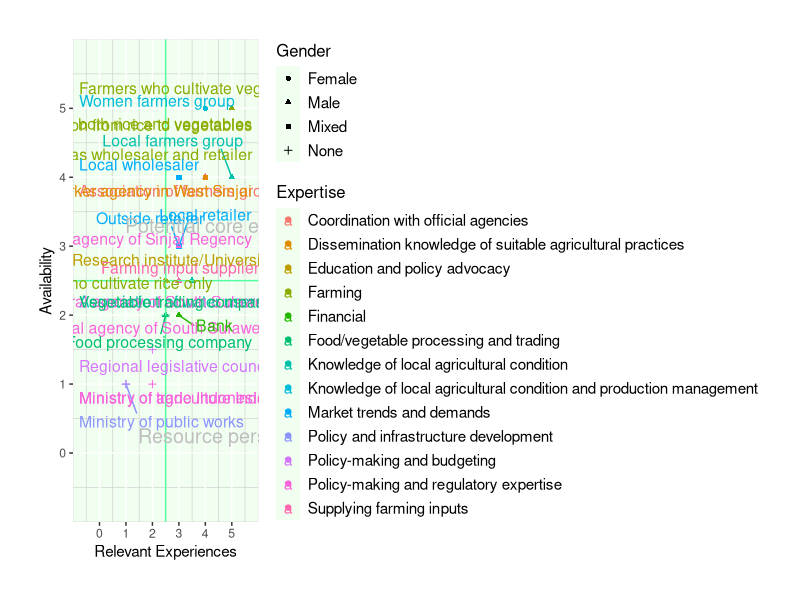
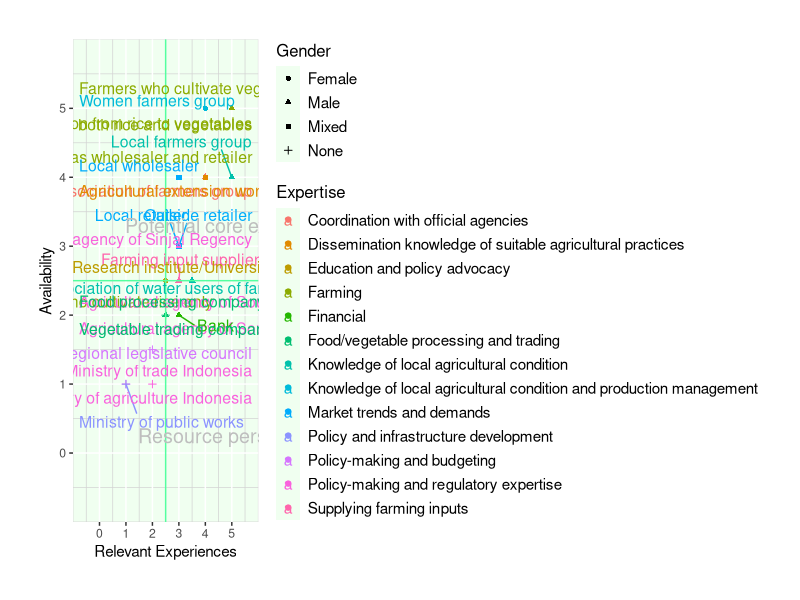
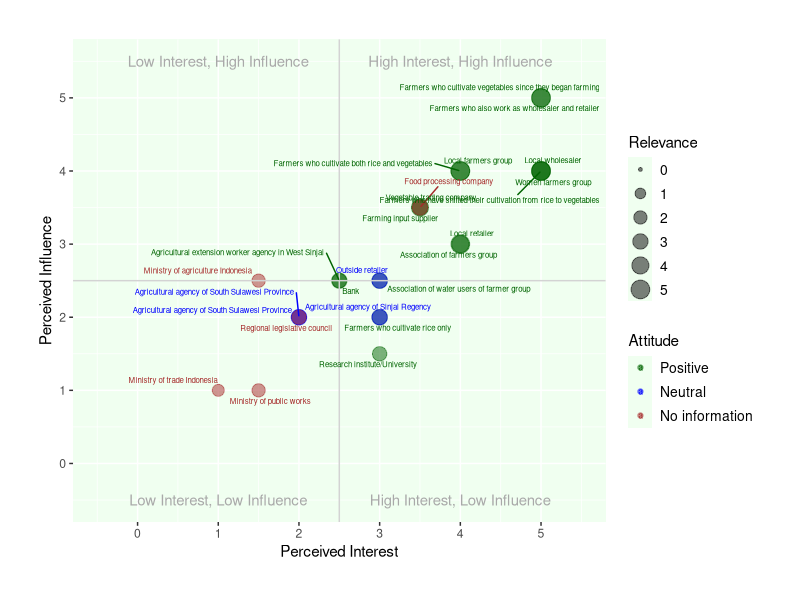

Write the R code that produced these figures, in order.
library(ggplot2)
library(ggrepel)
library(ggthemes)
#Call data for stakeholders' expertise, willingness and potential contribution 
#in the decision analysis#

stakeholder<-read.csv("stakeholders.csv", sep = ";")
# Plot stakeholders' experience, availability and expertise in decision analysis ####

expertplot<-ggplot(data = stakeholder, aes(x=Experience, y=Availability, 
                              label =stakeholders, color=Expertise))+ 
  geom_point(aes(shape=Gender))+
  xlab("Relevant Experiences")+
  # labs(title = "Categorization of relevant stakeholders in transitioning from rice to vegetables in upland area of Indonesia")+
 #label names of stakeholder and expand space to show full names
  scale_x_continuous(labels = paste(seq(0, 5, by = 1)), 
                     breaks = seq(0,5, by = 1), 
                     limits = c(0, 5),
                     expand = c(0,1))+
  scale_y_continuous(labels = paste(seq(0, 5, by = 1)), 
                     breaks = seq(0,5, by = 1), 
                     limits = c(0, 5),
                     expand = c(0,1))+
  theme(plot.margin = unit(c(1,1,1,1), "cm"),
        legend.title = element_text(size = 12),
        legend.position = "right",
        # legend.justification = c("right", "top"),
        # legend.box.just = "left",
        legend.margin = margin(2,2,2,2),
        legend.text = element_text(size = 11),
        plot.title = element_text(size=rel(1.7)),
        plot.title.position = "plot",
        panel.background = element_rect(fill = "honeydew"),
        panel.grid.minor = element_line(colour = "lightgrey"),
        # panel.border = element_rect(linetype = "solid", fill = NA),
        panel.ontop = FALSE,
        strip.background = element_rect(colour = "black", fill = "white"))+

  # Create line to categorize stakeholders
  geom_hline(yintercept=2.5, color="seagreen1", size=0.5)+
  geom_vline(xintercept=2.5, color="seagreen1", size=0.5)+

  # Show all names of overlapped values
  # https://ggrepel.slowkow.com/articles/examples.html
  
  geom_text_repel(box.padding = 0.3, max.overlaps = Inf, size=4)+
  annotate("text", label = "Potential core experts",
    x = 4.5, y = 3.3, size = 5, colour = "grey")+
  annotate("text", label = "Resource persons",
           x = 4.5, y = 0.25, size = 5, colour = "grey")

plot(expertplot)

  # save the plot
  ggsave("expertplot.png", dpi=300, height=12, width = 15)
  
    
  #2. Stakeholder power and interest analysis

  stakeholder_power_interest<-ggplot(data = stakeholder, aes(x=Interest, y=Influence, 
                                                            label=stakeholders, color=Attitude, size=Relevance))+ 
    geom_point(alpha=0.5)+
    xlab("Perceived Interest")+
    ylab("Perceived Influence")+
    labs (color="Attitude", size="Relevance")+
    
    #label names of stakeholder and expand space to show full names
    scale_x_continuous(labels = paste(seq(0, 5, by = 1)), 
                       breaks = seq(0,5, by = 1), 
                       limits = c(-0.5, 5.5))+
    scale_y_continuous(labels = paste(seq(0, 5, by = 1)), 
                       breaks = seq(0,5, by = 1), 
                       limits = c(-0.5, 5.5))+
    
    # Show the size from 0 to 5, not only from 2-5 although we do not have 0 and 1 in the data table
    scale_size(labels = paste(seq(0, 5, by = 1)), 
               breaks = seq(0,5, by = 1), 
               limits = c(0, 5))+
    
    coord_cartesian(clip = "off")+
    
    theme(plot.margin = unit(c(1,1,1,1), "cm"),
                legend.position = "right",
                legend.text = element_text(size = 10),
                plot.title = element_text(size=rel(1.7)),
                plot.title.position = "plot",
                panel.background = element_rect(fill = "honeydew"),
                panel.ontop = FALSE,
                strip.background = element_rect(colour = "black", fill = "white"))+
    
    scale_color_manual(breaks = c("Positive", "Neutral", "No information"),
                       values=c("darkgreen", "blue", "brown"))+
    # Create line to categorize stakeholders
    geom_hline(yintercept=2.5, color="lightgrey", size=0.5)+
    geom_vline(xintercept=2.5, color="lightgrey", size=0.5)+
    # Show all names of overlapped values
    # https://ggrepel.slowkow.com/articles/examples.html
    geom_text_repel(box.padding = 0.3, max.overlaps = Inf, size=2)+
    annotate("text", label = "High Interest, High Influence",
             x = 4.0, y = 5.5, size = 3.8, colour = "darkgrey")+
    annotate("text", label = "High Interest, Low Influence",
             x = 4.0, y = -0.5, size = 3.8, colour = "darkgrey")+
    annotate("text", label = "Low Interest, High Influence",
             x = 1.0, y = 5.5, size = 3.8, colour = "darkgrey")+
    annotate("text", label = "Low Interest, Low Influence",
             x = 1.0, y = -0.5, size = 3.8, colour = "darkgrey")
  
  ggsave("stakeholders_power_interest.png", dpi=400, height=7, width = 8)
  